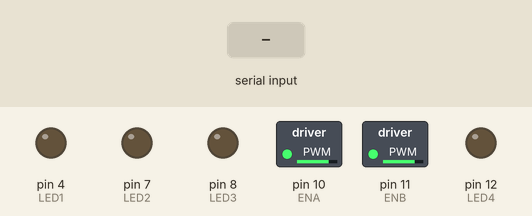
This sketch was run on a simulated Arduino Uno, built with avr-gcc and run on an emulated ATmega328P. Shown: switched loads named in the sketch (green lamp = pin HIGH), output pins drawn as LEDs (lit = HIGH). The test bench sets the inputs (shaded band).

Above: at 1.2 s.
1.3 s: byte 1 (1) received over Serial
At 2.5 s:
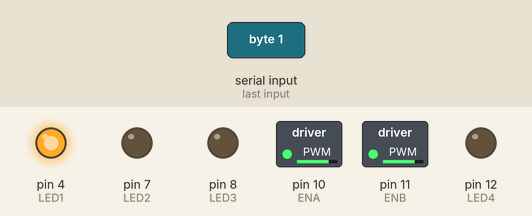
2.8 s: byte 3 (3) received over Serial
At 3.7 s:
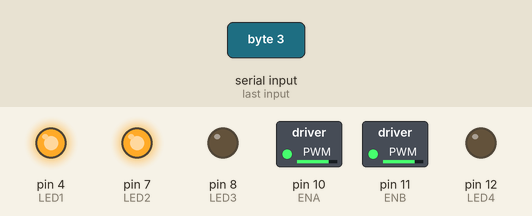
4.3 s: byte 2 (2) received over Serial
At 4.8 s:
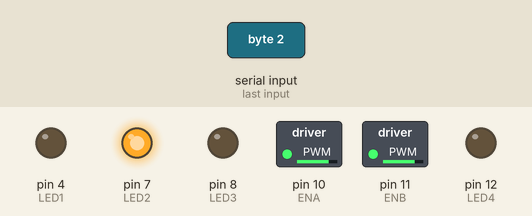
5.8 s: byte 5 (5) received over Serial
At 7.0 s:
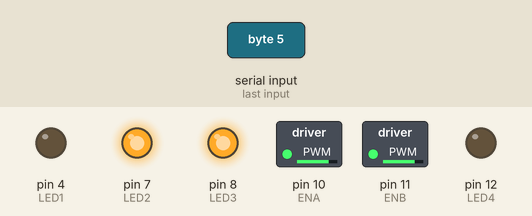
7.3 s: byte 4 (4) received over Serial
At 8.3 s:
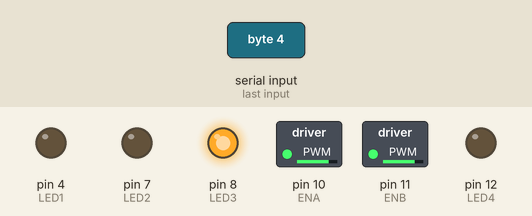
8.8 s: byte 7 (7) received over Serial
At 9.5 s:
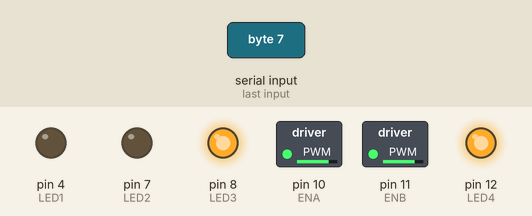
Timing chart, 0 to 11.3 s (numbered marks = the images above; inputs shaded):
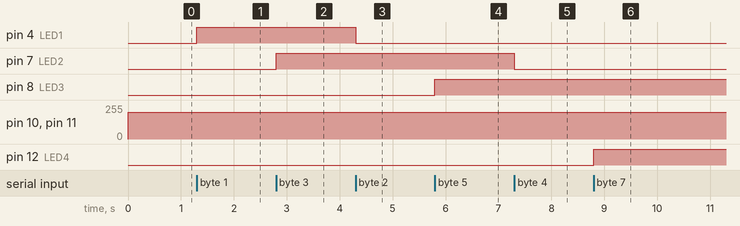

The sketch:

Bluetooth_LED_Controll.ino
```cpp
//CÓDIGO SERVE PARA AUTOMAÇÃO E CARRINHO BLUETOOTH
//ULTIMA ATUALIZAÇÃO 26//11/2023
//TA FICANDO FODASTICO CARAIIII

int caracterBT = 0;

int LED1=4;
int LED2=7;
int LED3=8;
int LED4=12;

int motorn1=3; //PWM
int motorn2=5; //PWM
int motorn3=6; //PWM
int motorn4=9; //PWM
int ENA=10; //PWM
int ENB=11; //PWM

int vSpeed = 255;//Define velocidade padrão 0 a 255.

void setup()
{
  Serial.begin(9600);

  pinMode(LED1,OUTPUT);
  pinMode(LED2,OUTPUT);
  pinMode(LED3,OUTPUT);
  pinMode(LED4,OUTPUT);

  pinMode(motorn1, OUTPUT);
  pinMode(motorn2, OUTPUT);
  pinMode(motorn3, OUTPUT);
  pinMode(motorn4, OUTPUT);
  pinMode(ENA, OUTPUT);
  pinMode(ENB, OUTPUT);

  pinMode(motorn1, LOW);
  pinMode(motorn2, LOW);
  pinMode(motorn3, LOW);
  pinMode(motorn4, LOW);
  pinMode(ENA, LOW);
  pinMode(ENB, LOW);
}

//TESTAR METODOS KKKKKKKKK
//SE NÃO ISSO VAI FICAR INFINITO
void loop()
{
  analogWrite(ENA, 200); //velovidade do motor esquerdo
  analogWrite(ENB, 200); //velovidade do motor direito

  if(Serial.available())
     {
        caracterBT= Serial.read();
        //VARIAVEIS PARA LUZES COMEÇA AQUI
         if(caracterBT==1)
          {
            digitalWrite (LED1, HIGH);
          }
          else if(caracterBT==2)
          {
            digitalWrite (LED1, LOW);
          }
          else if(caracterBT==3)
          {
            digitalWrite (LED2, HIGH);
          }
          else if(caracterBT==4)
          {
            digitalWrite (LED2, LOW);
          }
          else if(caracterBT==5)
          {
            digitalWrite (LED3, HIGH);
          }
          else if(caracterBT==6)
          {
            digitalWrite (LED3, LOW);
          }
          else if(caracterBT==7)
          {
            digitalWrite (LED4, HIGH);
          }
          else if(caracterBT==8)
          {
            digitalWrite (LED4, LOW);
          }
          //VARIAVEIS PARA LUZES TERMINA AQUI

          //VARIAVEIS PARA MOTORES "PWM" COMEÇA AQUI
          else if(caracterBT==9)// MOTOR DIREITA SENTIDO HORARIO "F"
          {
            //digitalWrite (motorn1, LOW);
            digitalWrite (motorn2, vSpeed);
            digitalWrite (motorn3, vSpeed);
            //digitalWrite (motorn4, LOW);
          }
          else if(caracterBT==10)// MOTOR DIREITA PARA "S"
          {
            digitalWrite (motorn1, LOW);
            digitalWrite (motorn2, LOW);
            digitalWrite (motorn3, LOW);
            digitalWrite (motorn4, LOW);
          }
          else if(caracterBT==11)// MOTOR DIREITA SENTIDO ANTI-HORARIO "B"
          {
            digitalWrite (motorn1, vSpeed);
            //digitalWrite (motorn2, LOW);
            //digitalWrite (motorn3, LOW);
            digitalWrite (motorn4, vSpeed);
          }
          else if(caracterBT==12)// MOTOR DIREITA PARA  "S"
          {
            digitalWrite (motorn1, LOW);
            digitalWrite (motorn2, LOW);
            digitalWrite (motorn3, LOW);
            digitalWrite (motorn4, LOW);
          }
          else if(caracterBT==13)// MOTOR ESQUERDA SENTIDO HORARIO  "L"
          {
            //digitalWrite (motorn1, LOW);
            digitalWrite (motorn2, vSpeed);
            //digitalWrite (motorn3, LOW);
            digitalWrite (motorn4, vSpeed);
          }
          else if(caracterBT==14)// MOTOR ESQUERDA PARA "S"
          {
            digitalWrite (motorn1, LOW);
            digitalWrite (motorn2, LOW);
            digitalWrite (motorn3, LOW);
            digitalWrite (motorn4, LOW);
          }
          else if(caracterBT==15)// MOTOR ESQUERDA SENTIDO ANTI-HORARIO "R"
          {
            digitalWrite (motorn1, vSpeed);
            //digitalWrite (motorn2, LOW);
            digitalWrite (motorn3, vSpeed);
            //digitalWrite (motorn4, LOW);
          }
          else if(caracterBT==16)// MOTOR ESQUERDA PARA "S"
          {
            digitalWrite (motorn1, LOW);
            digitalWrite (motorn2, LOW);
            digitalWrite (motorn3, LOW);
            digitalWrite (motorn4, LOW);
          }
          //VARIAVEIS PARA MOTORES "PWM" TERMINA AQUI
     }
}
```

Measured:
- after the input at 1.3 s, pin 4 (LED1): LOW → HIGH at once
- after the input at 2.8 s, pin 7 (LED2): LOW → HIGH at once
- after the input at 4.3 s, pin 4 (LED1): HIGH → LOW at once
- after the input at 5.8 s, pin 8 (LED3): LOW → HIGH at once
- after the input at 7.3 s, pin 7 (LED2): HIGH → LOW at once
- after the input at 8.8 s, pin 12 (LED4): LOW → HIGH at once
